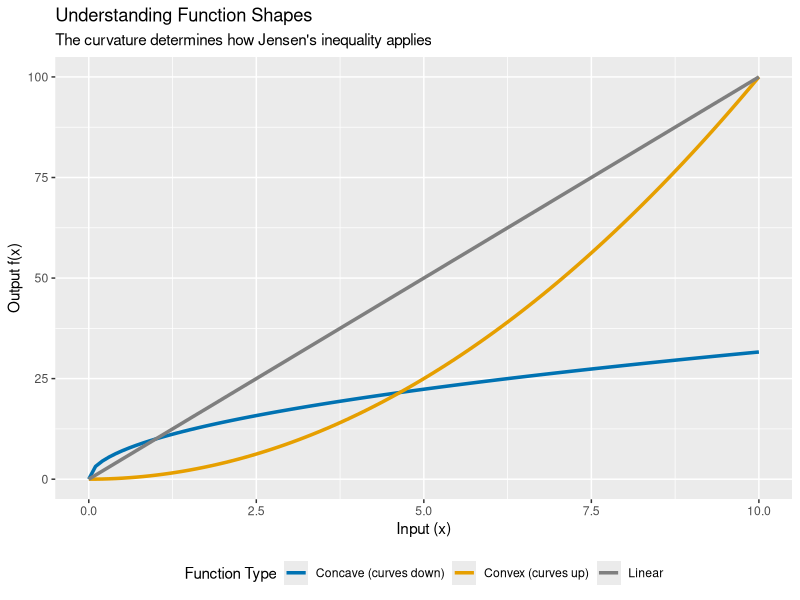
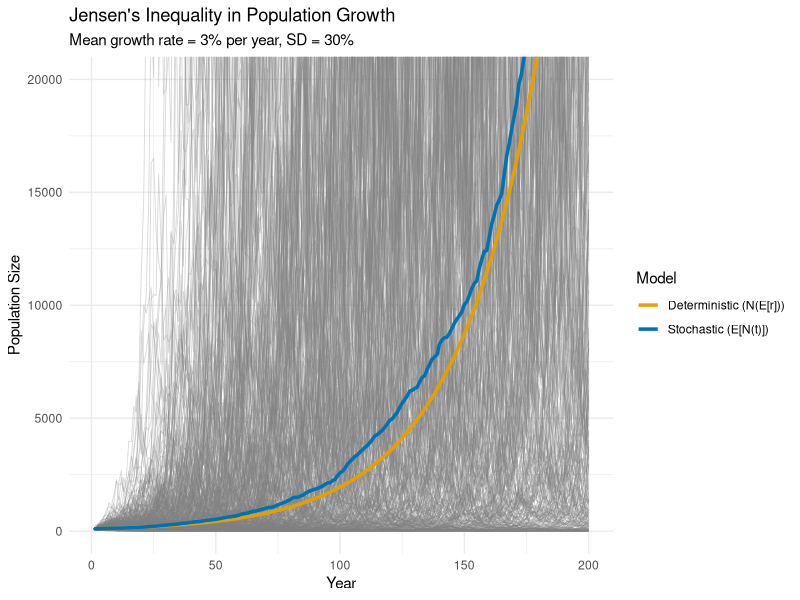

Here is the R script that generated these plots, in order:
## ---- chunk 1
library(ggplot2)
library(dplyr)
## ---- chunk 2
# create some dummy data for demonstration
x <- seq(0, 10, length.out = 100)

# convex function: curves upward (like a smile or the letter 'u')
convex_y <- x^2

# Concave function: curves downward (down like a frown)
concave_y <- sqrt(x) * 10

# Linear function for comparison
linear_y <- x * 10

# Combine into dataframe
demo_data <- data.frame(
  x = rep(x, 3),
  y = c(convex_y, concave_y, linear_y),
  type = rep(c("Convex (curves up)", "Concave (curves down)", "Linear"), 
             each = length(x))
)

ggplot(demo_data, aes(x = x, y = y, color = type)) +
  geom_line(linewidth = 1.2) +
  scale_color_manual(values = c("Convex (curves up)" = "#E69F00",
                                 "Concave (curves down)" = "#0072B2",
                                 "Linear" = "gray50")) +
  labs(
    title = "Understanding Function Shapes",
    subtitle = "The curvature determines how Jensen's inequality applies",
    x = "Input (x)",
    y = "Output f(x)",
    color = "Function Type"
  ) +
  theme(legend.position = "bottom")
## ---- chunk 3
# as always we want to set the seed for reproducibility
set.seed(123)

# Simulation parameters
n_years <- 200 # number of years to simulate
n_simulations <- 500 # number of simulations per year
N0 <- 100 # initial population size

# Growth rate varies: mean = 0.03 (3%), SD = 0.15 (15%)
r_mean <- 0.03
r_sd <- 0.3

# Simulate population trajectories
simulate_population <- function() {
  N <- numeric(n_years)
  N[1] <- N0
  
  # Random growth rates each year
  r <- rnorm(n_years - 1, mean = r_mean, sd = r_sd)
  
  for (t in 2:n_years) {
    N[t] <- N[t-1] * exp(r[t-1])
  }
  
  return(N)
}

# Run simulations
all_sims <- replicate(n_simulations, simulate_population())

# E[N(t)] - Average of the function (actual mean trajectory)
N_geometric_mean <- exp(rowMeans(log(all_sims)))
# N(E[r]) - Function of the average (using mean growth rate)
N_function_of_mean <- N0 * exp(r_mean * (0:(n_years-1)))

# We'll plot this to show the variation
sim_data <- data.frame(
  year = rep(1:n_years, n_simulations),
  N = as.vector(all_sims),
  sim = rep(1:n_simulations, each = n_years)
)


# combine for plotting
plot_data <- data.frame(
  year = 1:n_years,
  stochastic = N_geometric_mean,
  deterministic = N_function_of_mean
)

# Plot
ggplot(plot_data, aes(x = year)) +
  geom_line(data = sim_data, 
            aes(x = year, y = N, group = sim),
            color = "gray50", alpha = 0.3, linewidth = 0.3) +
  geom_line(aes(y = deterministic, color = "Deterministic (N(E[r]))"), 
            linewidth = 1.2) +
  geom_line(aes(y = stochastic, color = "Stochastic (E[N(t)])"), 
            linewidth = 1.2) +
  scale_color_manual(
    values = c("Deterministic (N(E[r]))" = "#E69F00",
               "Stochastic (E[N(t)])" = "#0072B2")
  ) +
  labs(
    title = "Jensen's Inequality in Population Growth",
    subtitle = paste0("Mean growth rate = ", r_mean*100, "% per year, SD = ", 
                     r_sd*100, "%"),
    x = "Year",
    y = "Population Size",
    color = "Model"
  ) +
    coord_cartesian(ylim = c(0, 20000)) +  # reduce range on the relevant range
  theme(legend.position = c(0.02, 0.98), 
        legend.justification = c(0, 1),
        legend.background = element_rect(fill = "white", color = "gray80"))+
theme_minimal()
